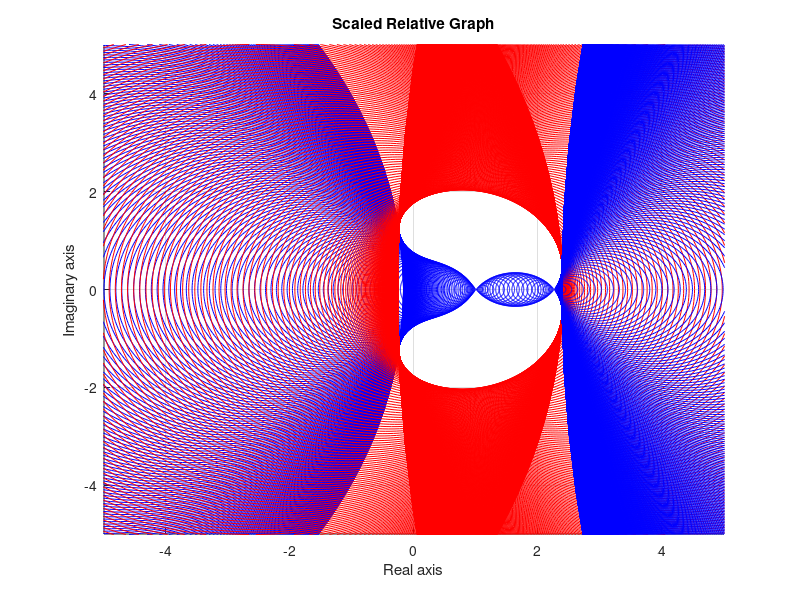

Reproduce this figure in MATLAB.
close all

% Define matrix A
A = [1 0 -1 0; 
     0 2  0 1;
     1 1  0 0;
     0 0  1 1];

% Define a range of c values
c_values = linspace(-10, 40, 1000);
num_c = length(c_values);

% Preallocate arrays for singular values
min_singular = zeros(size(c_values));
max_singular = zeros(size(c_values));

% Precompute theta and the unit circle using complex exponentials
theta_vals = linspace(0, 2*pi, 200);  % Increase resolution if desired
unit_circle = exp(1i * theta_vals);  % Complex unit circle for plotting circles

% Prepare figure
figure;
hold on;
xlim([-5 5])  
ylim([-5 5])  
grid on;
xlabel('Real axis');
ylabel('Imaginary axis');
title('Scaled Relative Graph');

% Storage for circles data
circles_center = zeros(1, num_c);
circles_min_radius = zeros(1, num_c);
circles_max_radius = zeros(1, num_c);

% Plot circles iteratively and store parameters
for k = 1:num_c
    c = c_values(k);
    M = A - c*eye(size(A));
    
    % Compute singular values
    s = svd(M);
    min_singular(k) = min(s);
    max_singular(k) = max(s);
    
    % Store center and radi for envelope calculation later
    circles_center(k) = c;
    circles_min_radius(k) = min(s);
    circles_max_radius(k) = max(s);
    
    % Plot circles using complex transformation
    z_min_circle = c + min_singular(k) * unit_circle;
    z_max_circle = c + max_singular(k) * unit_circle;
    plot(real(z_min_circle), imag(z_min_circle), 'b');
    plot(real(z_max_circle), imag(z_max_circle), 'r');
    
    drawnow;
    pause(0.01);
end
